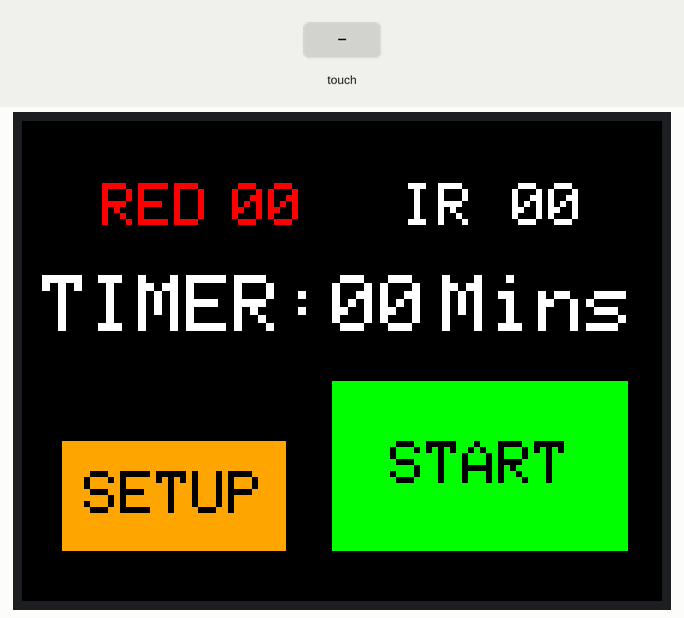
Simulated run of this program. Board: Teensy 3. Parts: 320×240 colour display. Inputs (shaded band) come from the test bench. EEPROM starts erased.

Above: at 1.4 s.
1.5 s: touch panel pressed at 13 % / 10 % of its raw x / y range
At 2.2 s:
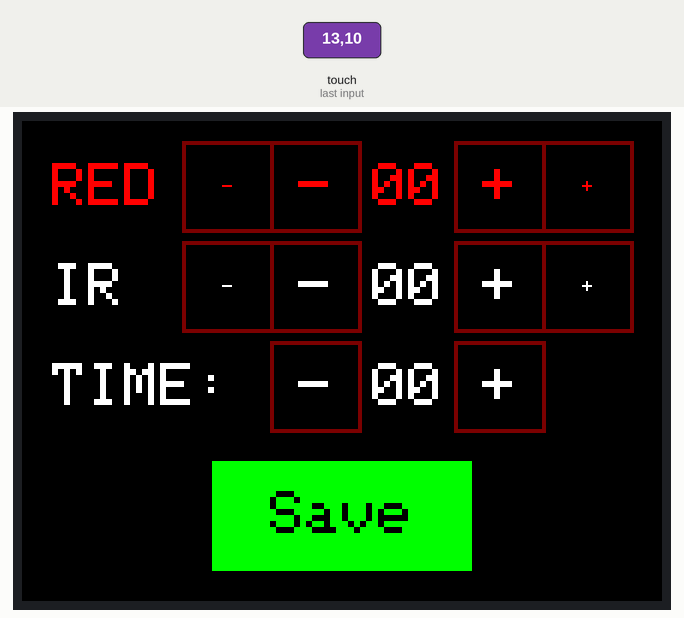
3.3 s: touch panel pressed at 13 % / 30 % of its raw x / y range
At 4.5 s:
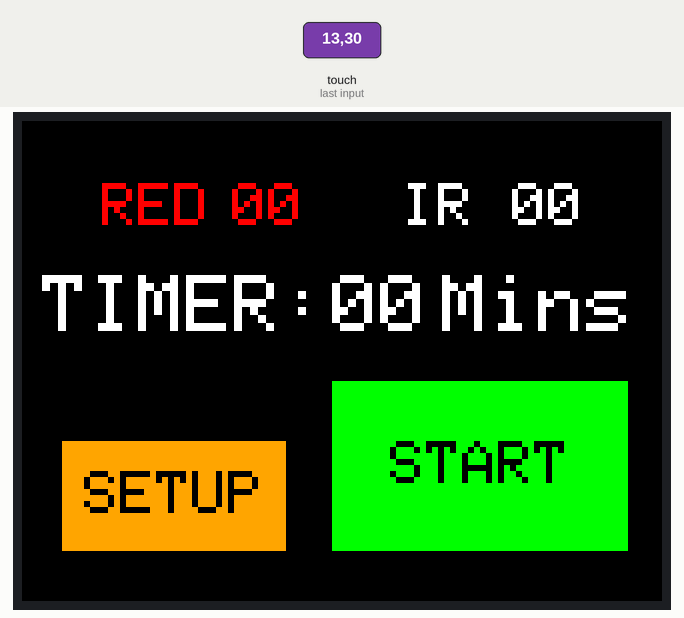
Timing chart, 0 to 6.3 s (numbered marks = the images above; inputs shaded):
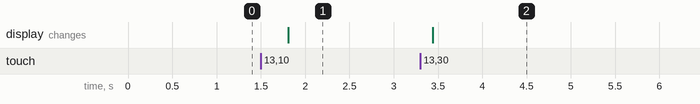

The program:

main.cpp
```cpp
#include <Arduino.h>
#include "Adafruit_ILI9341.h"
#include "Adafruit_FT6206.h"
#include "menu-system.h"
#include "touch-debounce.h"
#include "utility.h"

// how frequent each menu should update itself (ms)
#define MENU_UPDATE_FREQUENCY 30
unsigned long prev_time;

// The display also uses hardware SPI, plus #9 & #10
#define TFT_CS 10
#define TFT_DC 9
Adafruit_ILI9341 tft(TFT_CS, TFT_DC);

// The FT6206 uses hardware I2C (SCL/SDA)
Adafruit_FT6206 ctp = Adafruit_FT6206();

// Debouncing for the touch screen controller
TouchDebounce debouncer;

// The menu controller
MenuSystem menu;

void setup(void)
{
   Serial.begin(115200);
   tft.begin();
   debouncer.begin();
   init_lights_serial();

   // get saved intensity and time settings
   fetch_settings();

   if (!ctp.begin(40))
   {
      Serial.println(F("ERR: unable to start touchscreen."));
   }

   // origin = left,top landscape (USB left upper)
   tft.setRotation(3);
   menu.begin();  // sets the main menu as the screen menu

   prev_time = millis();
}

void loop()
{
   // update the current menu
   if(millis() - prev_time >= MENU_UPDATE_FREQUENCY)
   {
      prev_time = millis();
      menu.tick();
   }

  // check for LCD touches
   if (ctp.touched())
   {
      TS_Point p1 = ctp.getPoint();
      delay( 10 );
      TS_Point p2 = ctp.getPoint();

      int16_t x1 = p1.x;
      int16_t y1 = p1.y;
      int16_t x2 = p2.x;
      int16_t y2 = p2.y;
      int16_t temp;

      // map to the display configuration
      temp = map(y1, 0, 320, 320, 0);
      y1   = map(x1, 0, 240, 0, 240);
      x1   = temp;

      temp = map(y2, 0, 320, 320, 0);
      y2   = map(x2, 0, 240, 0, 240);
      x2   = temp;

#ifdef ROTATE_DISPLAY
      // map back to the Adafruit FT6206 display configuration
      x1 = map(x1, 0, 320, 320, 0);
      y1 = map(y1, 0, 240, 240, 0);

      x2 = map(x2, 0, 320, 320, 0);
      y2 = map(y2, 0, 240, 240, 0);
#endif

      debouncer.hit(x1, y1, x2, y2);
   } else {
      debouncer.nohit();
   }

   if (debouncer.touched()) {
      menu.touch(debouncer.x(), debouncer.y());
   }
}
```

main-menu.cpp
```cpp
#include "menu-system.h"
#include "utility.h"

static WLabel setup_button(6, 20, 160, 3, 55);
static WLabel start_button(8, 155, 130, 3, 85);
static WLabel red_intensity(2, 100, 20, 3);
static WLabel IR_intensity(2, 240, 20, 3);
static WLabel timer_counter(2, 153, 70, 4);

uint8_t  red_intensity_val, IR_intensity_val, time_on_timer;
uint8_t  prev_red_intensity_val, prev_IR_intensity_val, prev_time_on_timer;
uint16_t time_on_timer_in_seconds = 0;
uint16_t countdown_time_in_seconds = 0;

unsigned int countdown_prev_time = 0;

void WMainMenu::tick()
{
   send_intensity(0, 0);
}

void WMainMenu::paint()
{
   WLabel::paint(F("RED "),   40, 20, ILI9341_RED, ILI9341_BLACK, 3);
   WLabel::paint(F("IR "),   190, 20, ILI9341_WHITE, ILI9341_BLACK, 3);

   red_intensity.paint_two_digits(red_intensity_val, ILI9341_RED, ILI9341_BLACK);
   IR_intensity.paint_two_digits(IR_intensity_val, ILI9341_WHITE, ILI9341_BLACK);

   WLabel::paint(F("TIMER: "), 10, 70, ILI9341_WHITE, ILI9341_BLACK, 4);

   timer_counter.paint_two_digits(time_on_timer, ILI9341_WHITE, ILI9341_BLACK);

   WLabel::paint(F("Mins"), 210, 70, ILI9341_WHITE, ILI9341_BLACK, 4);

   setup_button.paint(F("SETUP"), ILI9341_BLACK, ILI9341_ORANGE);
   start_button.paint(F("START"), ILI9341_BLACK, ILI9341_GREEN);
}

void WMainMenu::touch(uint16_t x, uint16_t y)
{
   if(setup_button.hit(x, y))
      menu.setMenu(setup_menu);
   if(start_button.hit(x, y) && time_on_timer != 0)
   {
      countdown_prev_time = millis();
      time_on_timer_in_seconds = time_on_timer * 60;
      menu.setMenu(run_menu);
   }
}
```

menu-system.cpp
```cpp
#include "menu-system.h"

WMainMenu   main_menu;
WSetupMenu  setup_menu;
WRunMenu    run_menu;

void MenuSystem::setMenu(WMenuBase& menu)
{
   previous = current;
   current  = &menu;
   tft.setTextSize(2);
   tft.fillScreen(ILI9341_BLACK);
   current->paint();
}

void MenuSystem::prevMenu(void)
{
   WMenuBase *menu;
   menu     = previous;
   previous = current;
   current  = menu;
   tft.setTextSize(2);
   tft.fillScreen(ILI9341_BLACK);
   current->paint();
}
```

menu-system.h
```cpp
#ifndef MENU_SYSTEM_H
#define MENU_SYSTEM_H

#include "menu.h"

class MenuSystem
{
   public:
      void setMenu(WMenuBase& menu);
      void prevMenu(void);
      // void paintChangeControls(bool back=false) const;
      bool isMainMenu() const;

      inline void begin(void)
      {
         setMenu( main_menu );
      }

      inline void tick()
      {
         current->tick();
      }

      inline void touch(uint16_t x, uint16_t y)
      {
         current->touch(x, y);
      }

   private:
      WMenuBase *current;
      WMenuBase *previous;
};

extern MenuSystem menu;
extern uint8_t red_intensity_val, IR_intensity_val, time_on_timer;
extern uint8_t prev_red_intensity_val, prev_IR_intensity_val, prev_time_on_timer;
extern uint16_t time_on_timer_in_seconds, countdown_time_in_seconds;
extern unsigned int countdown_prev_time;

#endif /* MENU_SYSTEM_H */
```

menu.cpp
```cpp
#include <stdio.h>
#include "Adafruit_ILI9341.h"
#include "menu.h"

static bool between(uint16_t corner, uint8_t width, uint16_t value)
{
   if ((value >= corner) && (value <= (corner + width)))
      return true;
   return false;
}

bool WLabel::hit(uint16_t hx, uint16_t hy) const
{
   if (between(x, w, hx) && between(y, h, hy))
      return true;
   return false;
}


/* min size (h/w) of buttons, if text is small */
static const int minimum_button_size = 46;

static const int base_text_height = 8;
static const int base_text_width = 6;

static constexpr uint16_t string_width(uint8_t swidth, uint8_t sz)
{
   return swidth * (base_text_width * sz);
}

static constexpr uint16_t string_height(uint8_t sz)
{
   return (base_text_height * sz);
}

WLabel::WLabel(uint8_t  swidth,
      uint16_t x,
      uint16_t y,
      uint8_t  sz,
      uint8_t  min_width)
   : x(x),
   y(y),
   sz(sz),
   w(max(min_width, string_width(swidth, sz) + 4)),
   h(max(min_width, string_height(sz) + 4))
{
}

void WLabel::paint_common(uint8_t  len,
      uint16_t fg,
      uint16_t bg) const
{
   uint16_t text_x = (x + ((w - string_width(len, sz)) / 2));
   uint16_t text_y = (y + ((h - string_height(sz)) / 2));

   tft.fillRect(x, y, w, h, bg);
   tft.setTextSize(sz);
   tft.setTextColor(fg);
   tft.setCursor(text_x, text_y);
}

void WLabel::paint_common(int      len,
      uint16_t x,
      uint16_t y,
      uint16_t fg,
      uint16_t bg,
      uint8_t  sz,
      uint8_t  w,
      uint8_t  h)
{
   if (w == 0)
      w = string_width(len, sz);
   if (h == 0) // +4 so coordinates line up with buttons correctly
      h = max(minimum_button_size, string_height(sz) + 4);

   uint16_t text_x = (x + ((w - string_width(len, sz)) / 2));
   uint16_t text_y = (y + ((h - string_height(sz)) / 2));

   tft.fillRect(x, y, w, h, bg);
   tft.setTextSize(sz);
   tft.setTextColor(fg);
   tft.setCursor(text_x, text_y);
}

void WLabel::paint(const __FlashStringHelper *str,
      uint16_t                   x,
      uint16_t                   y,
      uint16_t                   fg,
      uint16_t                   bg,
      uint8_t                    sz,
      uint8_t                    w,
      uint8_t                    h)
{
   int len = strlen_P((const char *)str);
   paint_common(len, x, y, fg, bg, sz, w, h);
   tft.print(str);
}

void WLabel::paint(const char *str,
      uint16_t    x,
      uint16_t    y,
      uint16_t    fg,
      uint16_t    bg,
      uint8_t     sz,
      uint8_t     w,
      uint8_t     h)
{
   int len = strlen(str);
   paint_common(len, x, y, fg, bg, sz, w, h);
   tft.print(str);
}

void WLabel::paint(char     ch,
      uint16_t x,
      uint16_t y,
      uint16_t fg,
      uint16_t bg,
      uint8_t  sz,
      uint8_t  w,
      uint8_t  h)
{
   paint_common(1, x, y, fg, bg, sz, w, h);
   tft.print(ch);
}

void WLabel::paint(const char *label,
      uint16_t    fg,
      uint16_t    bg) const
{
   paint_common(strlen(label), fg, bg);
   tft.print(label);
}

void WLabel::paint(const __FlashStringHelper *label,
      uint16_t                   fg,
      uint16_t                   bg) const
{
   paint_common(strlen_P((const char *)label), fg, bg);
   tft.print(label);
}

void WLabel::paint(uint8_t  m,
      uint16_t fg,
      uint16_t bg) const
{
   char buf[8];
   int z = m;
   snprintf(buf, sizeof(buf), "%d", z);
   paint(buf, fg, bg);
}

void WLabel::paint(uint16_t m,
      uint16_t fg,
      uint16_t bg) const
{
   char buf[8];
   int z = m;
   snprintf(buf, sizeof(buf), "%d", z);
   paint(buf, fg, bg);
}

void WLabel::paint_two_digits(uint8_t  m,
      uint16_t fg,
      uint16_t bg) const
{
   char buf[3];
   int z = m;
   snprintf(buf, sizeof(buf), "%2.2d", z);
   paint( buf, fg, bg);
}

void WLabel::paint_four_digits(uint16_t m,
      uint16_t fg,
      uint16_t bg) const
{
   char buf[8];
   int z = m;
   snprintf( buf, sizeof(buf), "%4.4d", z);
   paint( buf, fg, bg);
}
```

menu.h
```cpp
#ifndef MENU_H
#define MENU_H

#include <stdio.h>
#include "Adafruit_ILI9341.h"

extern Adafruit_ILI9341 tft;

// default font is 6x8 scaled by textsize

#define rgb(r, g, b) \
   ((0x1f & r) << (5+6) | \
    (0x3f & g) << (5) | \
    (0x1f & b) << (0))

#define DARK_COLOR rgb(0x5, 0x5, 0x5)

class WLabel {
   public:
      uint16_t x:9;
      uint16_t y:9;

      uint16_t sz:4;

      uint8_t w;
      uint8_t h;

      static const uint8_t min_width = 46;

      WLabel(uint8_t  swidth,
            uint16_t x,
            uint16_t y,
            uint8_t  sz = 2,
            uint8_t  min = min_width);

      void paint(const char *label,
            uint16_t    fg,
            uint16_t    bg) const;

      void paint(const __FlashStringHelper *label,
            uint16_t                   fg,
            uint16_t                   bg) const;

      void paint(uint8_t  m,
            uint16_t fg,
            uint16_t bg) const;

      void paint(uint16_t m,
            uint16_t fg,
            uint16_t bg) const;

      void paint_two_digits(uint8_t m,
            uint16_t fg,
            uint16_t bg) const;

      void paint_four_digits(uint16_t m,
            uint16_t fg,
            uint16_t bg) const;

      bool hit(uint16_t hx, uint16_t hy) const;

      static void paint(const __FlashStringHelper *str,
            uint16_t                   x,
            uint16_t                   y,
            uint16_t                   fg,
            uint16_t                   bg,
            uint8_t                    sz = 2,
            uint8_t                    w = 0,
            uint8_t                    h = 0);

      static void paint(const char *str,
            uint16_t    x,
            uint16_t    y,
            uint16_t    fg,
            uint16_t    bg,
            uint8_t     sz = 2,
            uint8_t     w = 0,
            uint8_t     h = 0);

      static void paint(char     str,
            uint16_t x,
            uint16_t y,
            uint16_t fg,
            uint16_t bg,
            uint8_t sz = 2,
            uint8_t w = 0,
            uint8_t h = 0);

   protected:
      static void paint_common(int      len,
            uint16_t x,
            uint16_t y,
            uint16_t fg,
            uint16_t bg,
            uint8_t  sz,
            uint8_t  w,
            uint8_t  h);

      void paint_common(uint8_t  len,
            uint16_t fg,
            uint16_t bg) const;
};

class WMenuBase {
   public:
      /* paint full window to display */
      virtual void paint() = 0;

      /* ticks every second */
      virtual void tick() { };

      /* handle touchscreen press */
      virtual void touch(uint16_t x, uint16_t y) = 0;
};

class WMainMenu : public WMenuBase {
      virtual void paint();
      virtual void tick();
      virtual void touch(uint16_t x, uint16_t y);
};

extern WMainMenu main_menu;

class WSetupMenu : public WMenuBase {
      virtual void paint();
      virtual void tick();
      virtual void touch(uint16_t x, uint16_t y);
};

extern WSetupMenu setup_menu;

class WRunMenu : public WMenuBase {
      virtual void paint();
      virtual void tick();
      virtual void touch(uint16_t x, uint16_t y);
};

extern WRunMenu run_menu;


#endif /* MENU_H */
```

run-menu.cpp
```cpp
#include "menu-system.h"
#include "utility.h"

static WLabel red_intensity(2, 100, 20, 3);
static WLabel IR_intensity(2, 240, 20, 3);
static WLabel timer_minutes_counter(2, 178, 70, 4);
static WLabel timer_seconds_counter(2, 237, 70, 4);
static WLabel stop_button(7, 80, 130, 4, 85);

static double minutes_left, seconds_left, prev_minutes_left, prev_seconds_left;

void WRunMenu::tick()
{
    send_intensity(red_intensity_val, IR_intensity_val);

    // count down the timer
    double elasped_time = (millis() - countdown_prev_time) / 1000.0;
    minutes_left = (time_on_timer_in_seconds - elasped_time) / 60.0;
    seconds_left = (minutes_left - floor(minutes_left)) * 60;

    // only update the screen if the values change - avoids flicker
    // casing gets rid of negligable differences in the values
    if(int(prev_minutes_left) != int(minutes_left) || elasped_time <= 0.5)
        timer_minutes_counter.paint_two_digits(uint8_t(minutes_left), ILI9341_WHITE, ILI9341_BLACK);
    if(int(prev_seconds_left) != int(seconds_left) || elasped_time <= 0.5)
        timer_seconds_counter.paint_two_digits(uint8_t(seconds_left), ILI9341_WHITE, ILI9341_BLACK);

    prev_minutes_left = minutes_left;
    prev_seconds_left = seconds_left;

    // return to main menu once the time is up
    if(uint16_t(elasped_time) == time_on_timer_in_seconds)
    {
        timer_minutes_counter.paint_two_digits(0, ILI9341_WHITE, ILI9341_BLACK);
        timer_seconds_counter.paint_two_digits(0, ILI9341_WHITE, ILI9341_BLACK);
        send_intensity(0, 0);
        menu.setMenu(main_menu);
    }
}

void WRunMenu::paint()
{
    WLabel::paint(F("RED "),   40, 20, ILI9341_RED, ILI9341_BLACK, 3);
    WLabel::paint(F("IR "),   190, 20, ILI9341_WHITE, ILI9341_BLACK, 3);

    red_intensity.paint_two_digits(red_intensity_val, ILI9341_RED, ILI9341_BLACK);
    IR_intensity.paint_two_digits(IR_intensity_val, ILI9341_WHITE, ILI9341_BLACK);

    WLabel::paint(F("TIMER: "), 30, 70, ILI9341_WHITE, ILI9341_BLACK, 4);
    WLabel::paint(F(":"), 222, 70, ILI9341_WHITE, ILI9341_BLACK, 4);

    stop_button.paint(F("STOP"), ILI9341_BLACK, ILI9341_RED);
}

void WRunMenu::touch(uint16_t x, uint16_t y)
{
    if(stop_button.hit(x, y))
        menu.setMenu(main_menu);
}
```

touch-debounce.cpp
```cpp
#include "touch-debounce.h"

#define ABS(A) ((A) > 0 ? (A) : -(A))

void TouchDebounce::begin(void)
{
   nohit();
}

void TouchDebounce::hit(int16_t x1, int16_t y1,
      int16_t x2, int16_t y2)
{

   if ( (ABS(x2 - x1) < 10) &&
         (ABS(y2 - y1) < 10) )
   {

      int16_t x = (x1 + x2) / 2;
      int16_t y = (y1 + y2) / 2;

      last_x   = x;
      last_y   = y;
      last_hit = true;

      if (index < MAX_INDEX)
      {
         accum_x[index] = (int16_t)x;
         accum_y[index] = (int16_t)y;
         index++;
      }
   }
}

void TouchDebounce::hit(int16_t x, int16_t y)
{
   last_x   = x;
   last_y   = y;
   last_hit = true;

   if (index < MAX_INDEX)
   {
      accum_x[index] = (int16_t)x;
      accum_y[index] = (int16_t)y;
      index++;
   }
}

bool TouchDebounce::long_hit( void )
{
   if (index < MAX_INDEX) return false;

   // Reset the index
   index = 0;

   int16_t min_x = accum_x[0];
   int16_t min_y = accum_y[0];
   int16_t max_x = accum_x[0];
   int16_t max_y = accum_y[0];

   // Find the bounds where the screen has been touched
   for (int k = 1; k < MAX_INDEX; k++)
   {
      if (min_x > accum_x[k]) min_x = accum_x[k];
      if (max_x < accum_x[k]) max_x = accum_x[k];
      if (min_y > accum_y[k]) min_y = accum_y[k];
      if (max_y < accum_y[k]) max_y = accum_y[k];
   }

   // Determine if the bounds fall within tolerance
   if ((max_x - min_x < 4) && (max_y - min_y < 4))
   {
      return touched();
   }

   return false;
   //return touched();
}

void TouchDebounce::nohit(void)
{
   did_touch = false;
   last_hit  = false;
}

bool TouchDebounce::touched()
{
   if ((did_touch == false) && (last_hit == true))
   {
      did_touch = true;
      return true;
   }
   return false;
}

int TouchDebounce::x()
{
   return last_x;
}

int TouchDebounce::y()
{
   return last_y;
}
```

touch-debounce.h
```cpp
#ifndef TOUCH_DEBOUNCE_H
#define TOUCH_DEBOUNCE_H

#include <stdint.h>

#define MAX_INDEX 4

class TouchDebounce
{
   public:
      void begin( void );
      void hit(int16_t x, int16_t y);
      void hit(int16_t x1, int16_t y1, int16_t x2, int16_t y2);
      void nohit( void );

      bool touched( void );
      bool long_hit( void );
      int  x( void );
      int  y( void );

   private:
      bool last_hit;
      bool did_touch;
      int last_x;
      int last_y;

      int16_t index;
      int16_t accum_x[MAX_INDEX], accum_y[MAX_INDEX];
};

#endif /* TOUCH_DEBOUNCE_H */
```

utility.cpp
```cpp
#include "menu-system.h"
#include "EEPROM.h"

// serial port used to send light commands
#define Lights Serial1

// serial output buffer
static char buffer[32];

void save_settings()
{
    EEPROM.write(0, time_on_timer);
    EEPROM.write(1, red_intensity_val);
    EEPROM.write(2, IR_intensity_val);
}

void fetch_settings()
{
   time_on_timer = EEPROM.read(0);
   red_intensity_val = EEPROM.read(1);
   IR_intensity_val = EEPROM.read(2);

   if(time_on_timer > 30)
      time_on_timer = 0;
   if(red_intensity_val > 99)
      red_intensity_val = 0;
   if(IR_intensity_val > 99)
      IR_intensity_val = 0;
}

void init_lights_serial()
{
    Lights.begin(1200);
}

void send_intensity(uint8_t red, uint8_t IR)
{
    snprintf(buffer, sizeof(buffer), "ABC..NextLevel:%d:%d:%d:00\r\n", red, IR, 0);
    Lights.print(buffer);
}
```

utility.h
```cpp
#ifndef UTILITY_H
#define UTILITY_H

void save_settings();
void fetch_settings();
void init_lights_serial();
void send_intensity(uint8_t red, uint8_t IR);

#endif /*UTILITY_H*/
```

Source omitted: setup-menu.cpp (4293 bytes)

Measured:
- after the input at 1.5 s, the display: changes after 0.31 s (image 1)
- after the input at 3.3 s, the display: changes after 0.14 s (image 2)
